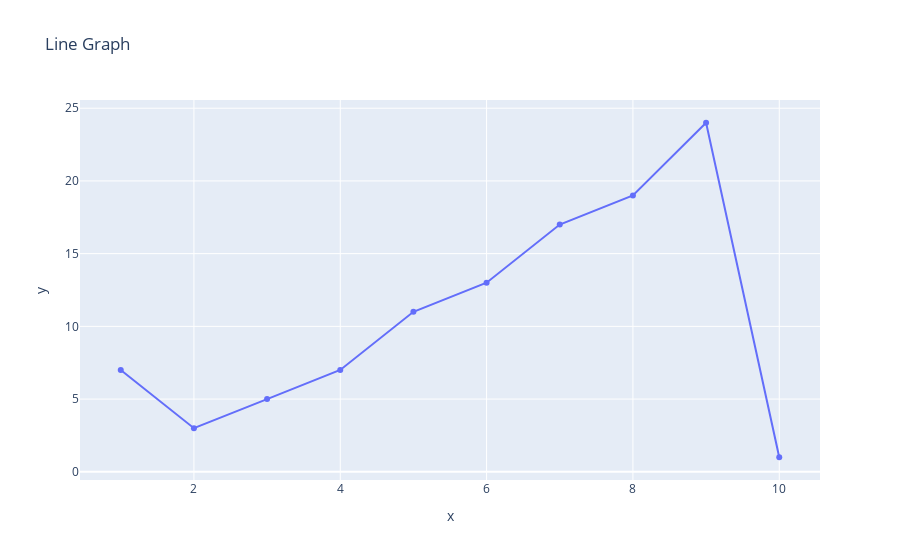

The notebook cell saved with this chart:
### Code cell
import plotly.express as px
x = [1,2,3,4,5,6,7,8,9,10]
y = [7,3,5,7,11,13,17,19,24,1]

fig = px.line(x=x, y=y, markers='o', title="Line Graph")
fig.show()

### Figure 1 — Plotly figure (JSON) as saved in the notebook; plotly's stock layout.template omitted (floating-point values rounded to 4 significant figures)
{"data": [{"hovertemplate": "x=%{x}<br>y=%{y}<extra></extra>", "legendgroup": "", "line": {"color": "#636efa", "dash": "solid"}, "marker": {"symbol": "circle"}, "mode": "lines+markers", "name": "", "orientation": "v", "showlegend": false, "type": "scatter", "x": [1, 2, 3, 4, 5, 6, 7, 8, 9, 10], "xaxis": "x", "y": [7, 3, 5, 7, 11, 13, 17, 19, 24, 1], "yaxis": "y"}], "layout": {"legend": {"tracegroupgap": 0}, "title": {"text": "Line Graph"}, "xaxis": {"anchor": "y", "domain": [0, 1], "title": {"text": "x"}}, "yaxis": {"anchor": "x", "domain": [0, 1], "title": {"text": "y"}}}}
